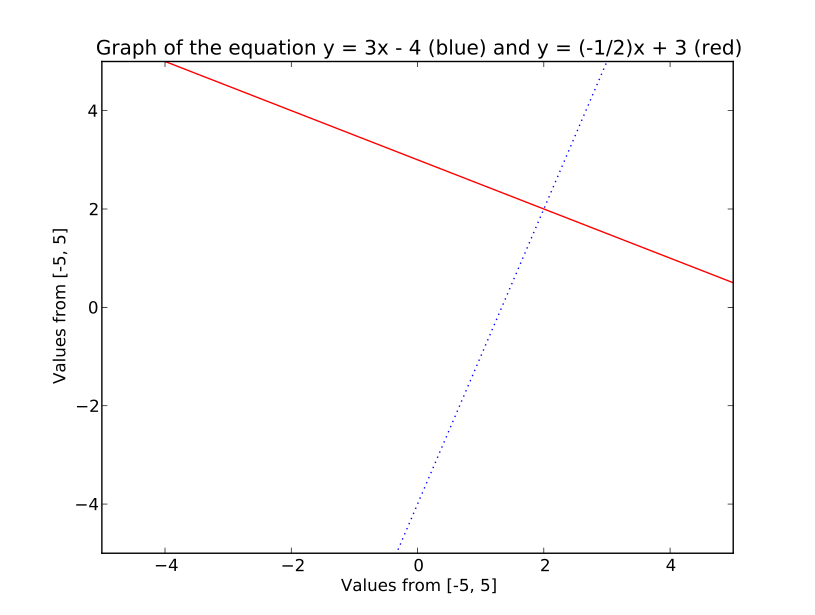

This figure's Python source:
#####
# Owen Kuemerle
# CS 106 - Introduction to Programming
# Programming assignment 3
# Make a multi line graph from 2 equations
#####
# Import plotting libraries
import numpy as np
import pylab as pl

# Define x range from -5 to 5
x = np.arange(-5, 5, 0.01)
# Define y values as linear functions of x
y1 = 3*x - 4
y2 = (-1/2.0)*x + 3

# Define a [-5, 5] range on each axis
pl.ylim(-5, 5)
pl.xlim(-5, 5)

# Use pylab to plot x and both y points
pl.plot(x, y1, ':')
pl.plot(x, y2, 'r')

# Set the labels and title for the graph
pl.xlabel("Values from [-5, 5]")
pl.ylabel("Values from [-5, 5]")
pl.title("Graph of the equation y = 3x - 4 (blue) and y = (-1/2)x + 3 (red)")

# Show the plot on the screen
pl.show()
